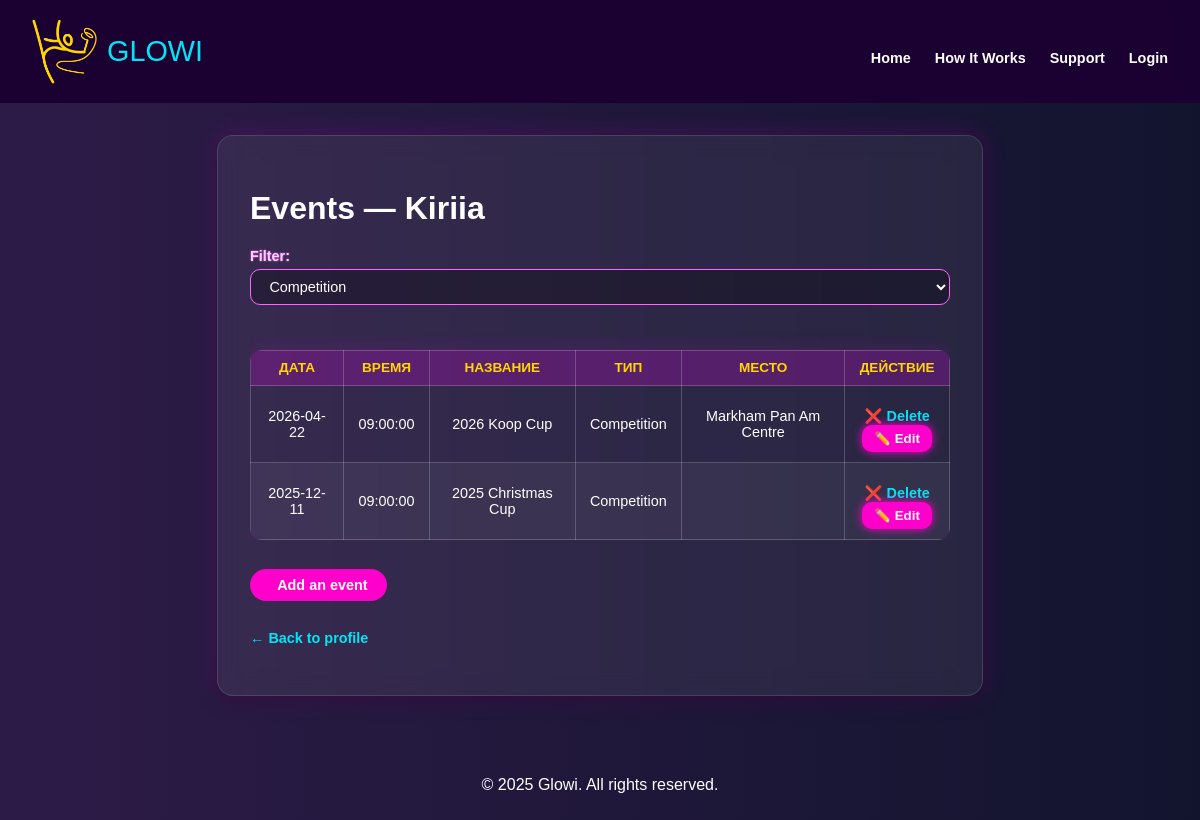
Screenshot of /event_list_child.php?childID=2 (signed in) with the database file from the repository.
### tables this page shows
CREATE TABLE `children` (
  `childID` int(4) NOT NULL,
  `parentID` int(11) NOT NULL,
  `name` varchar(100) NOT NULL,
  `age` int(11) NOT NULL,
  `groupLevel` varchar(50) NOT NULL,
  `photoImage` varchar(255) DEFAULT 'placeholder_100.jpg',
  `created_at` timestamp NOT NULL DEFAULT current_timestamp(),
  `updated_at` timestamp NOT NULL DEFAULT current_timestamp() ON UPDATE current_timestamp(),
  `gender` enum('male','female','unknown') DEFAULT 'unknown'
);

CREATE TABLE `events` (
  `eventID` int(11) NOT NULL,
  `eventType` enum('training','competition') NOT NULL,
  `title` varchar(100) NOT NULL,
  `description` text NOT NULL,
  `date` date NOT NULL,
  `time` time NOT NULL,
  `location` varchar(100) NOT NULL,
  `created_at` timestamp NOT NULL DEFAULT current_timestamp(),
  `updated_at` timestamp NOT NULL DEFAULT current_timestamp() ON UPDATE current_timestamp(),
  `createdBy` enum('parent','coach') DEFAULT 'coach'
);

### event_list_child.php (the view, shortened to what this page needs)
<?php
require 'database.php';
$parentID = $_SESSION['parentID'];
$childID = isset($_GET['childID']) ? (int)$_GET['childID'] : 0;
$stmt = $pdo->prepare("SELECT * FROM children WHERE childID = ? AND parentID = ?");
$stmt->execute([$childID, $parentID]);
$child = $stmt->fetch(PDO::FETCH_ASSOC);
$filter = $_GET['filter'] ?? 'all';
$allowedTypes = ['training', 'competition'];
if (in_array($filter, $allowedTypes)) {
    $stmt = $pdo->prepare("
        SELECT e.* FROM events e
        JOIN child_event ce ON ce.eventID = e.eventID
        WHERE ce.childID = ? AND e.eventType = ?
        ORDER BY e.date DESC, e.time DESC
    ");
    $stmt->execute([$childID, $filter]);
} else {
    $stmt = $pdo->prepare("
        SELECT e.* FROM events e
        JOIN child_event ce ON ce.eventID = e.eventID
        WHERE ce.childID = ?
        ORDER BY e.date DESC, e.time DESC
    ");
    $stmt->execute([$childID]);
}
$events = $stmt->fetchAll(PDO::FETCH_ASSOC);
?>
<!DOCTYPE html>
<html lang="ru">
<head>
<link rel="stylesheet" href="css/main.css">
</head>
<body>
<?php include 'header.php'; ?>
<main class="container glowi-card">
  <h1> Events — <?= htmlspecialchars($child['name']) ?></h1>
  <form method="get">
    <label>Filter:</label>
    <select name="filter" onchange="this.form.submit()">
      <option value="competition" <?= $filter === 'competition' ? 'selected' : '' ?>>Competition</option>
    </select>
  </form>
  <?php if (empty($events)): ?>
    <p class="glowi-message error">Нет событий.</p>
  <?php else: ?>
    <div class="table-wrapper">
    <table class="glowi-table">
      <thead>
        <tr>
          <th>Дата</th><th>Время</th><th>Название</th><th>Тип</th><th>Место</th><th>Действие</th>
        </tr>
      </thead>
      <tbody>
        <?php foreach ($events as $event): ?>
          <tr>
            <td><?= $event['date'] ?></td>
            <td><?= $event['time'] ?></td>
            <td><?= htmlspecialchars($event['title']) ?></td>
            <td><?= $event['eventType'] === 'training' ? 'Training' : 'Competition' ?></td>
            <td><?= htmlspecialchars($event['location']) ?></td>
            <td>
              <a href="?childID=<?= $childID ?>&unlinkEventID=<?= $event['eventID'] ?>" onclick="return confirm('Удалить событие из списка ребёнка?')">❌ Delete</a><br>
              <button class="edit-btn"
                data-event='<?= json_encode($event, JSON_HEX_TAG|JSON_HEX_APOS|JSON_HEX_QUOT|JSON_HEX_AMP) ?>'>✏️ Edit</button>
            </td>
          </tr>
        <?php endforeach; ?>
      </tbody>
    </table>
    </div>
  <?php endif; ?>
  <p><a href="event_add_child.php?childID=<?= $childID ?>" class="button">
        <i data-lucide="plus-circle"></i> Add an event </a></p>
  <p><a href="child_profile.php?childID=<?= $childID ?>">← Back to profile</a></p>
</main>
<?php include 'footer.php'; ?>
</body>
</html>

### css/main.css (style rules this page uses)
html { scroll-behavior: smooth; }
body { margin: 0; font-family: 'Nunito', sans-serif; background: linear-gradient(to right, #2d1b47, #12142e); color: white; overflow-x: hidden; }
.button { background: #ff00cc; border: none; color: white; padding: 0.5rem 1.2rem; border-radius: 30px; font-weight: 600; cursor: pointer; text-decoration: none; display: inline-flex; align-items: center; gap: 0.5rem; transition: transform 0.2s ease; }
main.container.glowi-card { max-width: 400px; margin: 2rem auto; padding: 1.2rem 1.5rem; background: rgba(255, 255, 255, 0.07); border-radius: 16px; box-shadow: 0 6px 18px rgba(0, 0, 0, 0.3), 0 0 25px rgba(255, 0, 255, 0.2); backdrop-filter: blur(10px); border: 1px solid rgba(255, 255, 255, 0.12); transition: transform 0.3s ease, box-shadow 0.3s ease; animation: fadeInUp 0.7s ease forwards; }
form label { display: block; margin-bottom: 0.3rem; font-weight: 600; color: #ffccff; text-shadow: 0 0 2px #ff66ff; font-size: 0.9rem; }
a { color: #00e6f6; font-weight: 600; margin-top: 0.8rem; display: inline-flex; align-items: center; gap: 0.4rem; font-size: 0.9rem; text-decoration: none; transition: color 0.3s ease; }
main.container.glowi-card { max-width: 800px; margin: 2rem auto; padding: 1.5rem 2rem; background: rgba(255, 255, 255, 0.07); border-radius: 16px; box-shadow: 0 6px 18px rgba(0, 0, 0, 0.3), 0 0 25px rgba(255, 0, 255, 0.2); backdrop-filter: blur(10px); border: 1px solid rgba(255, 255, 255, 0.12); animation: fadeInUp 0.7s ease forwards; }
.table-wrapper { overflow-x: auto; margin-top: 1rem; }
.glowi-table { width: 100%; border-collapse: collapse; border-radius: 12px; overflow: hidden; box-shadow: 0 0 20px rgba(255, 0, 255, 0.15); }
.glowi-table th { background: rgba(255, 0, 255, 0.2); color: #ffd700; text-align: left; padding: 0.8rem 1rem; font-weight: 600; text-transform: uppercase; font-size: 0.85rem; border-bottom: 2px solid rgba(255, 255, 255, 0.15); }
.glowi-table td { padding: 0.7rem 1rem; color: #fff; border-bottom: 1px solid rgba(255, 255, 255, 0.1); }
.glowi-table tr:nth-child(even) { background: rgba(0, 0, 0, 0.25); }

### event_list_child.php (style rules this page uses)
main.container.glowi-card { max-width: 700px; padding: 2rem; }
.table-wrapper { overflow-x: auto; margin-top: 1rem; }
.glowi-table { width: 100%; border-collapse: collapse; min-width:600px; margin-top: 1rem; color: #fff; font-size: 0.9rem; }
.glowi-table th, .glowi-table td { padding: 0.6rem 0.9rem; border: 1px solid rgba(255,255,255,0.2); text-align: center; }
.glowi-table th { background: rgba(255, 0, 255, 0.2); color: #ffd700; }
.glowi-table tr:nth-child(even) { background: rgba(255,255,255,0.05); }
.edit-btn { cursor: pointer; background: #ff00cc; border: none; padding: 6px 12px; border-radius: 10px; color: #fff; font-weight: 600; box-shadow: 0 0 10px #ff00cc; transition: 0.3s; }
select, input, textarea { width: 100%; padding: 0.5rem 0.9rem; margin-bottom: 0.8rem; border-radius: 10px; border: 1px solid #ff66ff; background: rgba(0,0,0,0.28); color: #fff; font-size: 0.9rem; outline: none; }

### rows the page displays
children: name "Kiriia"
events: date "2026-04-22", time "09:00:00", title "2026 Koop Cup", eventType "Competition", location "Markham Pan Am Centre"
events: date "2025-12-11", time "09:00:00", title "2025 Christmas Cup", eventType "Competition"
